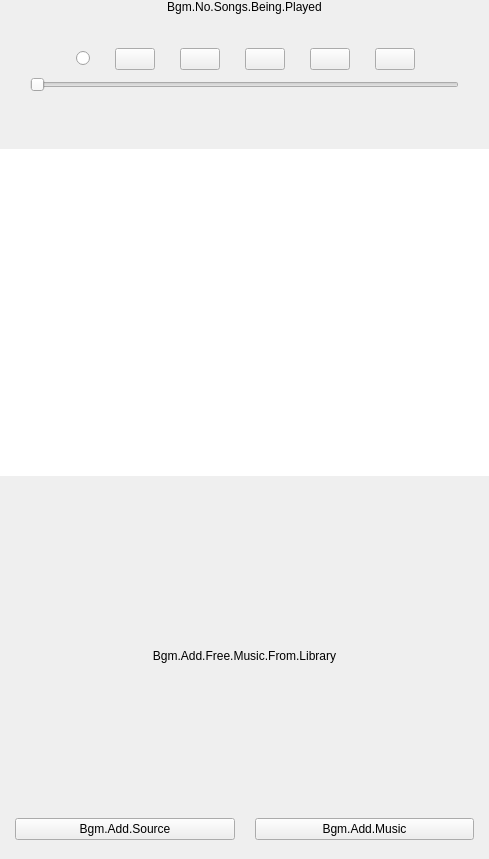
<?xml version="1.0" encoding="UTF-8"?>
<ui version="4.0">
 <class>PLSBackgroundMusicView</class>
 <widget class="QWidget" name="PLSBackgroundMusicView">
  <property name="geometry">
   <rect>
    <x>0</x>
    <y>0</y>
    <width>489</width>
    <height>859</height>
   </rect>
  </property>
  <property name="sizePolicy">
   <sizepolicy hsizetype="Preferred" vsizetype="Preferred">
    <horstretch>0</horstretch>
    <verstretch>0</verstretch>
   </sizepolicy>
  </property>
  <property name="focusPolicy">
   <enum>Qt::ClickFocus</enum>
  </property>
  <property name="windowTitle">
   <string>Form</string>
  </property>
  <property name="styleSheet">
   <string notr="true"/>
  </property>
  <layout class="QVBoxLayout" name="verticalLayout_3">
   <property name="spacing">
    <number>0</number>
   </property>
   <property name="leftMargin">
    <number>0</number>
   </property>
   <property name="topMargin">
    <number>0</number>
   </property>
   <property name="rightMargin">
    <number>0</number>
   </property>
   <property name="bottomMargin">
    <number>4</number>
   </property>
   <item>
    <widget class="QFrame" name="noSongFrame">
     <property name="minimumSize">
      <size>
       <width>0</width>
       <height>0</height>
      </size>
     </property>
     <property name="styleSheet">
      <string notr="true"/>
     </property>
     <property name="frameShape">
      <enum>QFrame::NoFrame</enum>
     </property>
     <property name="frameShadow">
      <enum>QFrame::Raised</enum>
     </property>
     <layout class="QVBoxLayout" name="verticalLayout_9">
      <property name="spacing">
       <number>0</number>
      </property>
      <property name="sizeConstraint">
       <enum>QLayout::SetNoConstraint</enum>
      </property>
      <property name="leftMargin">
       <number>10</number>
      </property>
      <property name="topMargin">
       <number>0</number>
      </property>
      <property name="rightMargin">
       <number>10</number>
      </property>
      <property name="bottomMargin">
       <number>0</number>
      </property>
      <item>
       <widget class="DragLabel" name="noSongLabel">
        <property name="styleSheet">
         <string notr="true"/>
        </property>
        <property name="text">
         <string>Bgm.No.Songs.Being.Played</string>
        </property>
        <property name="alignment">
         <set>Qt::AlignCenter</set>
        </property>
       </widget>
      </item>
     </layout>
    </widget>
   </item>
   <item>
    <widget class="PLSBgmItemCoverView" name="coverLabel">
     <property name="text" stdset="0">
      <string/>
     </property>
    </widget>
   </item>
   <item>
    <widget class="QLabel" name="seperatorLabel2">
     <property name="text">
      <string/>
     </property>
    </widget>
   </item>
   <item>
    <widget class="QFrame" name="infoframe">
     <property name="minimumSize">
      <size>
       <width>0</width>
       <height>0</height>
      </size>
     </property>
     <property name="frameShape">
      <enum>QFrame::NoFrame</enum>
     </property>
     <property name="frameShadow">
      <enum>QFrame::Plain</enum>
     </property>
     <layout class="QVBoxLayout" name="verticalLayout_6">
      <property name="spacing">
       <number>0</number>
      </property>
      <property name="sizeConstraint">
       <enum>QLayout::SetNoConstraint</enum>
      </property>
      <property name="leftMargin">
       <number>0</number>
      </property>
      <property name="topMargin">
       <number>20</number>
      </property>
      <property name="rightMargin">
       <number>0</number>
      </property>
      <property name="bottomMargin">
       <number>0</number>
      </property>
      <item>
       <layout class="QHBoxLayout" name="horizontalLayout_2">
        <property name="spacing">
         <number>25</number>
        </property>
        <property name="sizeConstraint">
         <enum>QLayout::SetNoConstraint</enum>
        </property>
        <property name="leftMargin">
         <number>27</number>
        </property>
        <property name="topMargin">
         <number>0</number>
        </property>
        <property name="rightMargin">
         <number>26</number>
        </property>
        <property name="bottomMargin">
         <number>0</number>
        </property>
        <item>
         <spacer name="horizontalSpacer_15">
          <property name="orientation">
           <enum>Qt::Horizontal</enum>
          </property>
          <property name="sizeHint" stdset="0">
           <size>
            <width>40</width>
            <height>20</height>
           </size>
          </property>
         </spacer>
        </item>
        <item>
         <widget class="QRadioButton" name="loopBtn">
          <property name="text">
           <string/>
          </property>
         </widget>
        </item>
        <item>
         <widget class="PLSDelayResponseButton" name="preBtn">
          <property name="text">
           <string/>
          </property>
         </widget>
        </item>
        <item>
         <widget class="QPushButton" name="playBtn">
          <property name="text">
           <string/>
          </property>
         </widget>
        </item>
        <item>
         <widget class="QPushButton" name="loadingBtn">
          <property name="text">
           <string/>
          </property>
         </widget>
        </item>
        <item>
         <widget class="PLSDelayResponseButton" name="nextBtn">
          <property name="text">
           <string/>
          </property>
         </widget>
        </item>
        <item>
         <widget class="QPushButton" name="refreshBtn">
          <property name="text">
           <string/>
          </property>
         </widget>
        </item>
        <item>
         <spacer name="horizontalSpacer_16">
          <property name="orientation">
           <enum>Qt::Horizontal</enum>
          </property>
          <property name="sizeHint" stdset="0">
           <size>
            <width>40</width>
            <height>20</height>
           </size>
          </property>
         </spacer>
        </item>
       </layout>
      </item>
      <item>
       <layout class="QHBoxLayout" name="horizontalLayout_4">
        <property name="spacing">
         <number>8</number>
        </property>
        <property name="sizeConstraint">
         <enum>QLayout::SetNoConstraint</enum>
        </property>
        <property name="leftMargin">
         <number>15</number>
        </property>
        <property name="topMargin">
         <number>7</number>
        </property>
        <property name="rightMargin">
         <number>15</number>
        </property>
        <property name="bottomMargin">
         <number>15</number>
        </property>
        <item>
         <widget class="QLabel" name="currentTimeLabel">
          <property name="text">
           <string/>
          </property>
         </widget>
        </item>
        <item>
         <widget class="AbsoluteSlider" name="playingSlider">
          <property name="maximum">
           <number>1024</number>
          </property>
          <property name="orientation">
           <enum>Qt::Horizontal</enum>
          </property>
         </widget>
        </item>
        <item>
         <widget class="QLabel" name="durationLabel">
          <property name="text">
           <string/>
          </property>
         </widget>
        </item>
       </layout>
      </item>
      <item>
       <widget class="QLabel" name="seperatorLabel3">
        <property name="text">
         <string/>
        </property>
       </widget>
      </item>
     </layout>
    </widget>
   </item>
   <item>
    <layout class="QHBoxLayout" name="horizontalLayout_3">
     <property name="spacing">
      <number>0</number>
     </property>
     <property name="sizeConstraint">
      <enum>QLayout::SetNoConstraint</enum>
     </property>
     <property name="leftMargin">
      <number>0</number>
     </property>
     <property name="rightMargin">
      <number>0</number>
     </property>
     <item>
      <widget class="QFrame" name="tabWidget">
       <property name="minimumSize">
        <size>
         <width>0</width>
         <height>0</height>
        </size>
       </property>
       <property name="frameShape">
        <enum>QFrame::NoFrame</enum>
       </property>
       <property name="frameShadow">
        <enum>QFrame::Raised</enum>
       </property>
       <property name="midLineWidth">
        <number>0</number>
       </property>
       <layout class="QVBoxLayout" name="verticalLayout_2">
        <property name="spacing">
         <number>0</number>
        </property>
        <property name="leftMargin">
         <number>0</number>
        </property>
        <property name="topMargin">
         <number>0</number>
        </property>
        <property name="rightMargin">
         <number>0</number>
        </property>
        <property name="bottomMargin">
         <number>0</number>
        </property>
        <item>
         <layout class="QHBoxLayout" name="horizontalLayout">
          <item>
           <spacer name="horizontalSpacer_2">
            <property name="orientation">
             <enum>Qt::Horizontal</enum>
            </property>
            <property name="sizeType">
             <enum>QSizePolicy::Fixed</enum>
            </property>
            <property name="sizeHint" stdset="0">
             <size>
              <width>20</width>
              <height>10</height>
             </size>
            </property>
           </spacer>
          </item>
          <item>
           <widget class="PLSLabel" name="sourceNameLabel">
            <property name="text">
             <string/>
            </property>
           </widget>
          </item>
          <item>
           <spacer name="horizontalSpacer">
            <property name="orientation">
             <enum>Qt::Horizontal</enum>
            </property>
            <property name="sizeType">
             <enum>QSizePolicy::Fixed</enum>
            </property>
            <property name="sizeHint" stdset="0">
             <size>
              <width>20</width>
              <height>10</height>
             </size>
            </property>
           </spacer>
          </item>
         </layout>
        </item>
        <item>
         <widget class="QLabel" name="seperatorLabel">
          <property name="text">
           <string/>
          </property>
         </widget>
        </item>
       </layout>
      </widget>
     </item>
    </layout>
   </item>
   <item>
    <widget class="QStackedWidget" name="stackedWidget">
     <property name="currentIndex">
      <number>0</number>
     </property>
     <widget class="QWidget" name="playListPage">
      <layout class="QVBoxLayout" name="verticalLayout_4">
       <property name="spacing">
        <number>0</number>
       </property>
       <property name="sizeConstraint">
        <enum>QLayout::SetNoConstraint</enum>
       </property>
       <property name="leftMargin">
        <number>0</number>
       </property>
       <property name="topMargin">
        <number>0</number>
       </property>
       <property name="rightMargin">
        <number>0</number>
       </property>
       <property name="bottomMargin">
        <number>0</number>
       </property>
       <item>
        <widget class="QFrame" name="playListFrame">
         <property name="frameShape">
          <enum>QFrame::NoFrame</enum>
         </property>
         <property name="frameShadow">
          <enum>QFrame::Raised</enum>
         </property>
         <layout class="QVBoxLayout" name="verticalLayout">
          <property name="spacing">
           <number>0</number>
          </property>
          <property name="sizeConstraint">
           <enum>QLayout::SetMaximumSize</enum>
          </property>
          <property name="leftMargin">
           <number>0</number>
          </property>
          <property name="topMargin">
           <number>0</number>
          </property>
          <property name="rightMargin">
           <number>0</number>
          </property>
          <property name="bottomMargin">
           <number>0</number>
          </property>
          <item>
           <widget class="PLSBgmDragView" name="playListWidget">
            <property name="frameShape">
             <enum>QFrame::NoFrame</enum>
            </property>
            <property name="horizontalScrollBarPolicy">
             <enum>Qt::ScrollBarAlwaysOff</enum>
            </property>
            <property name="sizeAdjustPolicy">
             <enum>QAbstractScrollArea::AdjustToContents</enum>
            </property>
            <property name="verticalScrollMode">
             <enum>QAbstractItemView::ScrollPerPixel</enum>
            </property>
            <property name="movement">
             <enum>QListView::Free</enum>
            </property>
            <property name="resizeMode">
             <enum>QListView::Adjust</enum>
            </property>
           </widget>
          </item>
         </layout>
        </widget>
       </item>
       <item>
        <widget class="DragInFrame" name="noPlayListFrame">
         <property name="minimumSize">
          <size>
           <width>0</width>
           <height>0</height>
          </size>
         </property>
         <property name="frameShape">
          <enum>QFrame::NoFrame</enum>
         </property>
         <property name="frameShadow">
          <enum>QFrame::Raised</enum>
         </property>
         <layout class="QVBoxLayout" name="verticalLayout_5">
          <property name="spacing">
           <number>0</number>
          </property>
          <property name="sizeConstraint">
           <enum>QLayout::SetMaximumSize</enum>
          </property>
          <property name="leftMargin">
           <number>0</number>
          </property>
          <property name="topMargin">
           <number>0</number>
          </property>
          <property name="rightMargin">
           <number>0</number>
          </property>
          <property name="bottomMargin">
           <number>0</number>
          </property>
          <item>
           <spacer name="verticalSpacer_4">
            <property name="orientation">
             <enum>Qt::Vertical</enum>
            </property>
            <property name="sizeHint" stdset="0">
             <size>
              <width>20</width>
              <height>1</height>
             </size>
            </property>
           </spacer>
          </item>
          <item alignment="Qt::AlignHCenter|Qt::AlignVCenter">
           <widget class="QLabel" name="noMusicIconLabel">
            <property name="text">
             <string/>
            </property>
           </widget>
          </item>
          <item>
           <spacer name="verticalSpacer_5">
            <property name="orientation">
             <enum>Qt::Vertical</enum>
            </property>
            <property name="sizeType">
             <enum>QSizePolicy::Maximum</enum>
            </property>
            <property name="sizeHint" stdset="0">
             <size>
              <width>20</width>
              <height>20</height>
             </size>
            </property>
           </spacer>
          </item>
          <item>
           <widget class="QLabel" name="noPlayListLabel">
            <property name="text">
             <string>Bgm.Add.Free.Music.From.Library</string>
            </property>
            <property name="alignment">
             <set>Qt::AlignCenter</set>
            </property>
            <property name="wordWrap">
             <bool>true</bool>
            </property>
           </widget>
          </item>
          <item>
           <spacer name="verticalSpacer_2">
            <property name="orientation">
             <enum>Qt::Vertical</enum>
            </property>
            <property name="sizeHint" stdset="0">
             <size>
              <width>20</width>
              <height>1</height>
             </size>
            </property>
           </spacer>
          </item>
         </layout>
        </widget>
       </item>
      </layout>
     </widget>
     <widget class="QWidget" name="noSourcePage">
      <layout class="QVBoxLayout" name="verticalLayout_8">
       <property name="spacing">
        <number>0</number>
       </property>
       <property name="sizeConstraint">
        <enum>QLayout::SetMaximumSize</enum>
       </property>
       <property name="leftMargin">
        <number>0</number>
       </property>
       <property name="topMargin">
        <number>0</number>
       </property>
       <property name="rightMargin">
        <number>0</number>
       </property>
       <property name="bottomMargin">
        <number>0</number>
       </property>
       <item>
        <spacer name="verticalSpacer_10">
         <property name="orientation">
          <enum>Qt::Vertical</enum>
         </property>
         <property name="sizeHint" stdset="0">
          <size>
           <width>20</width>
           <height>1</height>
          </size>
         </property>
        </spacer>
       </item>
       <item alignment="Qt::AlignHCenter">
        <widget class="QLabel" name="iconLabel">
         <property name="text">
          <string/>
         </property>
        </widget>
       </item>
       <item>
        <spacer name="verticalSpacer_6">
         <property name="orientation">
          <enum>Qt::Vertical</enum>
         </property>
         <property name="sizeType">
          <enum>QSizePolicy::Maximum</enum>
         </property>
         <property name="sizeHint" stdset="0">
          <size>
           <width>20</width>
           <height>20</height>
          </size>
         </property>
        </spacer>
       </item>
       <item>
        <widget class="QLabel" name="noticeLabel">
         <property name="sizePolicy">
          <sizepolicy hsizetype="Expanding" vsizetype="Preferred">
           <horstretch>0</horstretch>
           <verstretch>0</verstretch>
          </sizepolicy>
         </property>
         <property name="text">
          <string>Bgm.No.Free.Music</string>
         </property>
         <property name="alignment">
          <set>Qt::AlignCenter</set>
         </property>
         <property name="wordWrap">
          <bool>true</bool>
         </property>
        </widget>
       </item>
       <item>
        <spacer name="verticalSpacer">
         <property name="orientation">
          <enum>Qt::Vertical</enum>
         </property>
         <property name="sizeHint" stdset="0">
          <size>
           <width>20</width>
           <height>1</height>
          </size>
         </property>
        </spacer>
       </item>
      </layout>
     </widget>
    </widget>
   </item>
   <item>
    <widget class="QFrame" name="buttonFrame">
     <property name="minimumSize">
      <size>
       <width>0</width>
       <height>0</height>
      </size>
     </property>
     <property name="frameShape">
      <enum>QFrame::NoFrame</enum>
     </property>
     <property name="frameShadow">
      <enum>QFrame::Raised</enum>
     </property>
     <layout class="QHBoxLayout" name="horizontalLayout_5">
      <property name="spacing">
       <number>20</number>
      </property>
      <property name="sizeConstraint">
       <enum>QLayout::SetNoConstraint</enum>
      </property>
      <property name="leftMargin">
       <number>15</number>
      </property>
      <property name="topMargin">
       <number>16</number>
      </property>
      <property name="rightMargin">
       <number>15</number>
      </property>
      <property name="bottomMargin">
       <number>15</number>
      </property>
      <item>
       <widget class="QPushButton" name="addSourceBtn">
        <property name="text">
         <string>Bgm.Add.Source</string>
        </property>
       </widget>
      </item>
      <item>
       <widget class="QPushButton" name="addMusicBtn">
        <property name="text">
         <string>Bgm.Add.Music</string>
        </property>
       </widget>
      </item>
     </layout>
    </widget>
   </item>
  </layout>
 </widget>
 <customwidgets>
  <customwidget>
   <class>AbsoluteSlider</class>
   <extends>QSlider</extends>
   <header>absolute-slider.hpp</header>
  </customwidget>
  <customwidget>
   <class>PLSLabel</class>
   <extends>QLabel</extends>
   <header>PLSLabel.h</header>
  </customwidget>
  <customwidget>
   <class>PLSBgmDragView</class>
   <extends>QListWidget</extends>
   <header>PLSBgmDragView.h</header>
  </customwidget>
  <customwidget>
   <class>PLSBgmItemCoverView</class>
   <extends>QFrame</extends>
   <header>PLSBgmItemCoverView.h</header>
   <container>1</container>
  </customwidget>
  <customwidget>
   <class>DragInFrame</class>
   <extends>QFrame</extends>
   <header>PLSBackgroundMusicView.h</header>
   <container>1</container>
  </customwidget>
  <customwidget>
   <class>DragLabel</class>
   <extends>QLabel</extends>
   <header>PLSBackgroundMusicView.h</header>
  </customwidget>
  <customwidget>
   <class>PLSDelayResponseButton</class>
   <extends>QPushButton</extends>
   <header>PLSPushButton.h</header>
  </customwidget>
 </customwidgets>
 <resources/>
 <connections/>
</ui>
